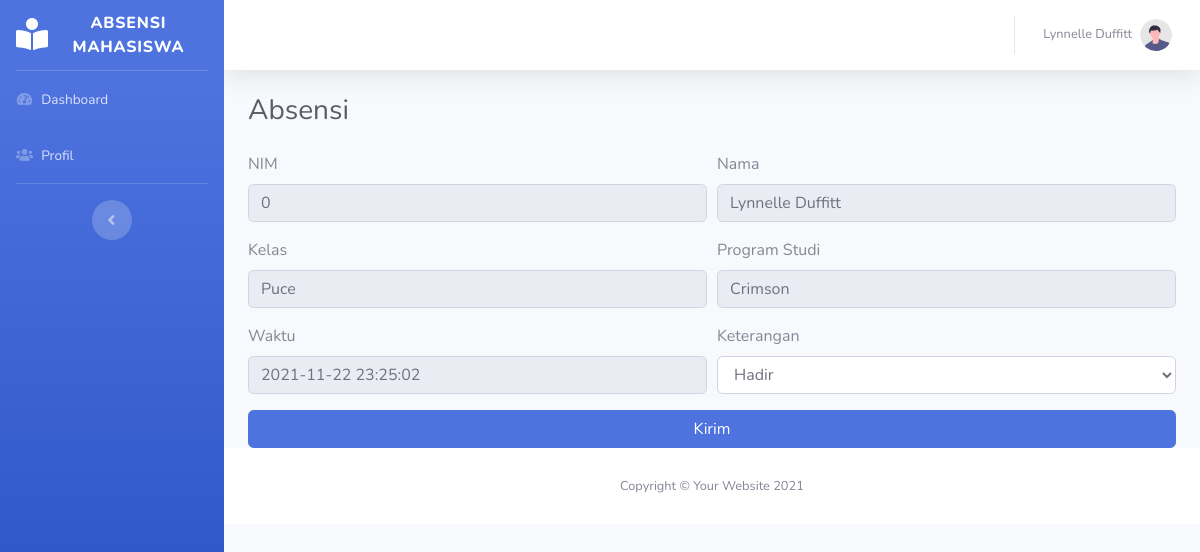
Page /user_index.php on the earlier database version.
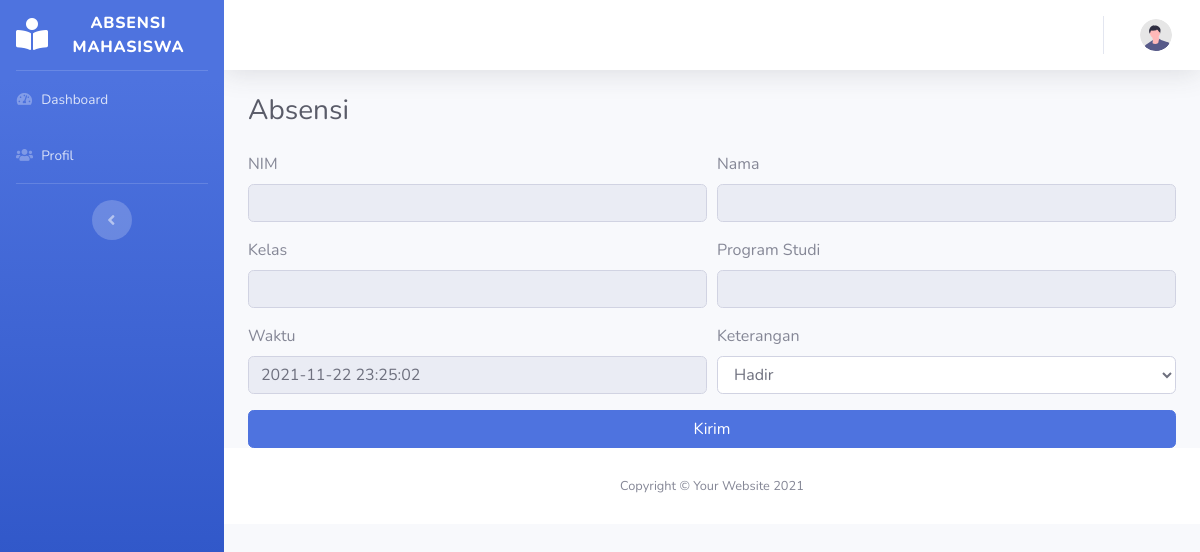
Same page on the later database version.
### tables this page shows
CREATE TABLE `mahasiswa` (
  `nim` int NOT NULL,
  `email` varchar(100) NOT NULL,
  `password` varchar(100) NOT NULL,
  `nama` varchar(100) NOT NULL,
  `kelas` varchar(100) DEFAULT NULL,
  `program_studi` varchar(100) DEFAULT NULL,
  `alamat` varchar(100) DEFAULT NULL,
  `tanggal_lahir` date DEFAULT NULL
);

### user_home.php (the view, shortened to what the changed rows need)
<?php
$nim       = $_SESSION['nim'];
$query     = mysqli_query($koneksi, "SELECT * FROM mahasiswa WHERE nim='$nim'");
$mahasiswa = mysqli_fetch_assoc($query);
?>
<div class="d-sm-flex align-items-center justify-content-between mb-4 text-justify">
    <h1 class="h3 mb-0 text-gray-800 ">Absensi</h1>
</div>
<form method="POST" action="absen_mahasiswa.php">
    <div class="form-row">
        <div class="form-group col-md-6">
            <label for="nim">NIM</label>
            <input type="number" class="form-control" id="nim" name="nim" value="<?php echo $mahasiswa['nim']; ?>" readonly>
        </div>
        <div class="form-group col-md-6">
            <label for="nama">Nama</label>
            <input type="text" class="form-control" id="nama" name="nama" value="<?php echo $mahasiswa['nama']; ?>" readonly>
        </div>
    </div>
    <div class="form-row">
        <div class="form-group col-md-6">
            <label for="kelas">Kelas</label>
            <input type="text" class="form-control" id="kelas" name="kelas" value="<?php echo $mahasiswa['kelas']; ?>" readonly>
        </div>
        <div class="form-group col-md-6">
            <label for="Program Studi">Program Studi</label>
            <input type="text" class="form-control" id="Program Studi" name="program_studi" value="<?php echo $mahasiswa['program_studi']; ?>" readonly>
        </div>
    </div>
    <div class="form-row">
        <div class="form-group col-md-6">
            <label for="Waktu">Waktu</label>
            <input type="text" class="form-control" id="Waktu" name="waktu" value="<?php date_default_timezone_set("Asia/Jakarta");
echo date("Y-m-d H:i:s ");?>" readonly>
        </div>
        <div class="form-group col-md-6">
            <label for="keterangan">Keterangan</label>
            <select id="keterangan" class="form-control" name="keterangan">
                <option value="hadir">Hadir</option>
            </select>
        </div>
    </div>
    <input type="submit" value="Kirim" class="btn btn-primary col-md-12" name="kirim">
</form>

### user_index.php (shortened to what the changed rows need)
<?php
require_once 'koneksi.php';
$minta   = $_GET['page'];
$berikan = $minta . ".php";
$nim     = $_SESSION['nim'];
$query   = mysqli_query($koneksi, "SELECT * FROM mahasiswa WHERE nim='$nim'");
$nama    = mysqli_fetch_assoc($query);
?>
<!DOCTYPE html>
<html lang="en">
<head>
    <link href="vendor/fontawesome-free/css/all.min.css" rel="stylesheet" type="text/css">
    <link href="css/sb-admin-2.min.css" rel="stylesheet">
    <link href="vendor/datatables/dataTables.bootstrap4.min.css" rel="stylesheet">
</head>
<body id="page-top">
    <div id="wrapper">
        <div id="content-wrapper" class="d-flex flex-column">
            <div id="content">
                <nav class="navbar navbar-expand navbar-light bg-white topbar mb-4 static-top shadow">
                    <ul class="navbar-nav ml-auto">
                        <li class="nav-item dropdown no-arrow">
                            <a class="nav-link dropdown-toggle" href="#" id="userDropdown" role="button" data-toggle="dropdown" aria-haspopup="true" aria-expanded="false">
                                <span class="mr-2 d-none d-lg-inline text-gray-600 small"><?php echo $nama['nama']; ?></span>
                                <img class="img-profile rounded-circle" src="img/undraw_profile.svg">
                            </a>
                        </li>
                    </ul>
                </nav>
                <div class="container-fluid">
                    <?php
if (!empty($minta) && is_file($berikan)) {
    require_once $berikan;
} else {
    require_once 'user_home.php';
}
?>
                </div>
            </div>
        </div>
</body>
</html>

Differences in the rows shown:
removed mahasiswa: nama "Lynnelle Duffitt", nim "0", kelas "Puce", program_studi "Crimson"
